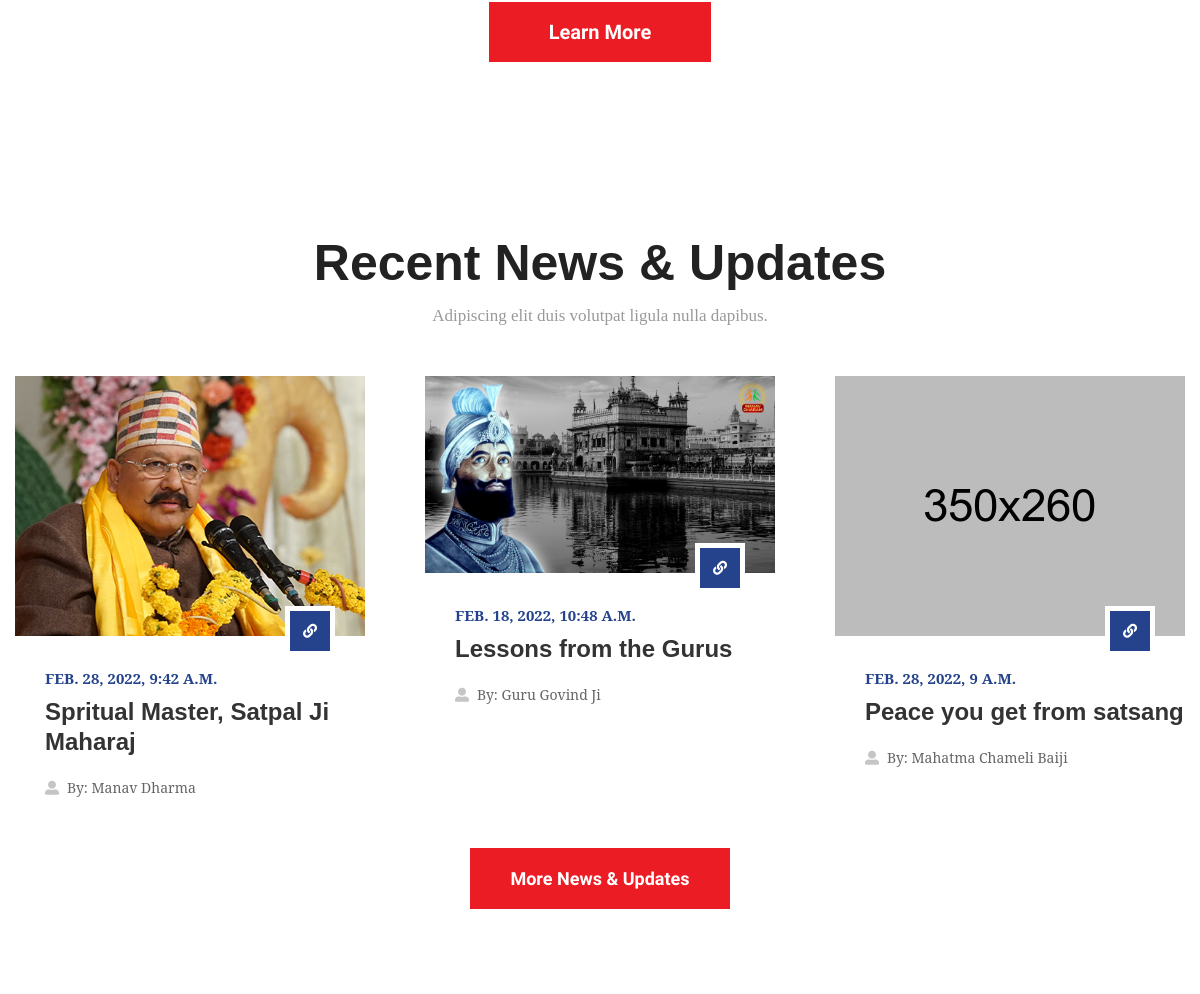
The app's page / (middle part), older data.
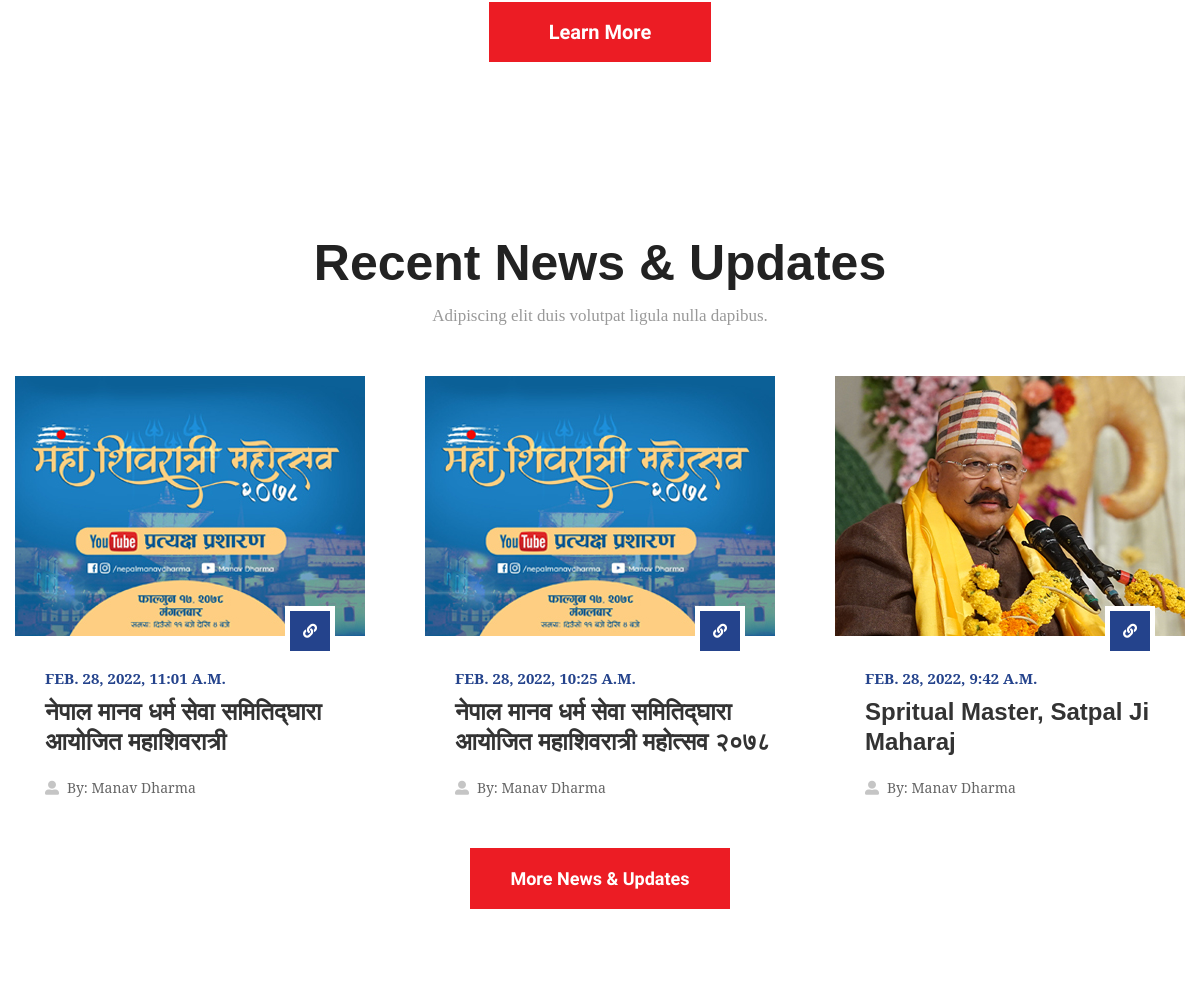
The same page, newer data.
### blog/models.py (models this page shows, shortened)
class BlogModel(models.Model):
    title = models.CharField(max_length=1000, unique=True)
    content = RichTextField(blank=True)
    slug = models.SlugField(max_length=1000, unique=True)
    image = models.ImageField(upload_to='blog', help_text="Recommended Size 350X260px")
    real_image = models.ImageField(upload_to='detail_blog', help_text="Used Inside a Blog")
    author = models.CharField(max_length=200)
    created_date = models.DateTimeField(auto_now_add=True)
    update_date = models.DateTimeField(auto_now=True)
    def get_url(self):
        return reverse('blog_detail', args=[self.slug])

### manav_dharma/views.py (the view)
# urls.py: path('',views.home, name='home'),
def home(request):
    blog = BlogModel.objects.all().order_by('-created_date')[:3]
    videos = VideoSatsang.objects.all().order_by('-created_date')[:2]
    bhajans = BhajansAudio.objects.all().order_by('-created_date')[:3]
    context = {'blog':blog,'videos':videos,'bhajans':bhajans}
    return render(request,'home.html',context)

### templates/home.html (shortened to what this page needs)
{% extends 'base.html' %}
{% load static %}
{% block body %}
<section>
    <div class="w-100 pt-220 pb-80 position-relative">
        <div class="container">
            <div class="about-wrap text-center position-relative w-100">
                <div class="about-inner d-inline-block">
                    <a class="thm-btn thm-bg" style="background:#ec1c24;" href="{% url 'about' %}" title="">Learn More</a>
                </div>
            </div>
        </div>
    </div>
</section>
<section>
    <div class="w-100 pt-90 pb-235 position-relative">
        <div class="container">
            <div class="sec-title text-center w-100">
                <div class="sec-title-inner d-inline-block">
                    <h2 class="mb-0">Recent News & Updates</h2>
                    <p class="mb-0">Adipiscing elit duis volutpat ligula nulla dapibus.</p>
                </div>
            </div>
            <div class="blog-wrap res-row w-100">
                <div class="row">
                    {% for i in blog %}
                    <div class="col-md-6 col-sm-6 col-lg-4">
                        <div class="post-box w-100">
                            <div class="post-img overflow-hidden position-relative w-100">
                                <a href="{{i.get_url}}" title=""><img class="img-fluid w-100" src="{{i.image.url}}" alt="Blog Image 1"></a>
                            </div>
                            <div class="post-info position-relative w-100">
                                <a class="thm-bg" href="blog-detail.html" title=""><i class="fas fa-link"></i></a>
                                <span class="post-date thm-clr">{{i.update_date}}</span>
                                <h3 class="mb-0"><a href="blog-detail.html" title="">{{i.title}}</a></h3>
                                <ul class="post-meta d-flex flex-wrap mb-0 list-unstyled">
                                    <li><i class="fas fa-user-alt"></i>By: <a href="javascript:void(0);" title="">{{i.author}}</a></li>
                                </ul>
                            </div>
                        </div>
                    </div>
                    {% endfor %}
                </div>
            </div>
            <div class="view-more d-inline-block text-center w-100">
                <a class="thm-btn mini-btn thm-bg" href="{% url 'blog' %}" style="background:#ec1c24;" title="">More News & Updates</a>
            </div>
        </div>
    </div>
</section>
{% endblock body %}

### templates/base.html (shortened to what this page needs)
<!DOCTYPE html>
{% load static %}
<html lang="en">
    <head>
        <link rel="stylesheet" href="{% static 'assets/css/all.min.css' %}">
        <link rel="stylesheet" href="{% static 'assets/css/flaticon.css' %}">
        <link rel="stylesheet" href="{% static 'assets/css/animate.min.css' %}">
        <link rel="stylesheet" href="{% static 'assets/css/bootstrap.min.css' %}">
        <link rel="stylesheet" href="{% static 'assets/css/jquery.fancybox.min.css' %}">
        <link rel="stylesheet" href="{% static 'assets/css/jquery.bootstrap-touchspin.min.css' %}">
        <link rel="stylesheet" href="{% static 'assets/css/perfect-scrollbar.css' %}">
        <link rel="stylesheet" href="{% static 'assets/css/slick.css' %}">
        <link rel="stylesheet" href="{% static 'assets/css/style.css' %}">
        <link rel="stylesheet" href="{% static 'assets/css/responsive.css' %}">
        <link rel="stylesheet" href="{% static 'assets/css/color.css' %}">
    </head>
    <main>
        {% block body %}
        {% endblock body %}
     {% include 'includes/footer.html' %}

### templates/includes/header.html (shortened to what this page needs)
{% load static %}

### templates/includes/footer.html (shortened to what this page needs)
{% load static %}
</main>
</body>
</html>

### static/assets/css/responsive.css (style rules this page uses)
@media (max-width: 1210px) { .container { padding: 0 0.9375rem;max-width: 100%; } }

Row changes from the older to the newer data that the page shows:
no longer on this page (row unchanged): BlogModel: image (picture), update_date "FEB. 18, 2022, 10:48 A.M.", title "Lessons from the Gurus", author "Guru Govind Ji"
no longer on this page (row unchanged): BlogModel: image (picture), update_date "FEB. 28, 2022, 9 A.M.", title "Peace you get from satsang", author "Mahatma Chameli Baiji"
added BlogModel: image (picture), update_date "FEB. 28, 2022, 11:01 A.M.", title "नेपाल मानव धर्म सेवा समितिद्घारा आयोजित महाशिवरात्री", author "Manav Dharma"
added BlogModel: image (picture), update_date "FEB. 28, 2022, 10:25 A.M.", title "नेपाल मानव धर्म सेवा समितिद्घारा आयोजित महाशिवरात्री महोत्सव २०७८", author "Manav Dharma"
